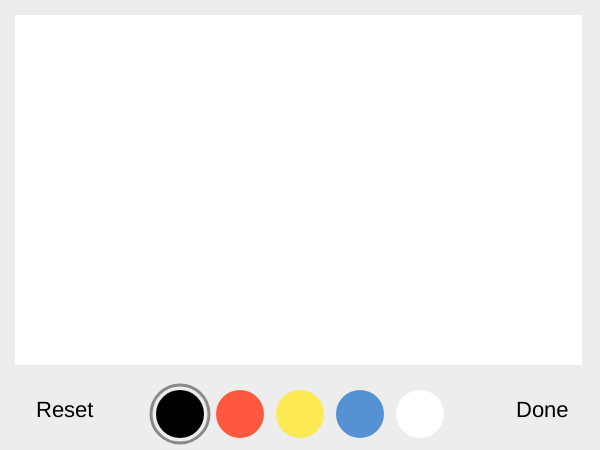
Frame 1 (no input)
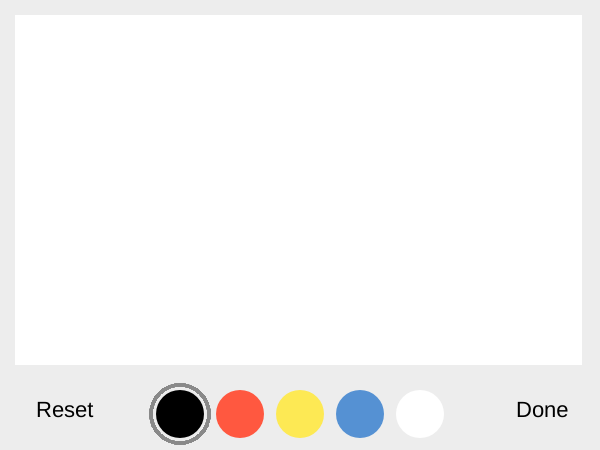
Frame 60 (no input)
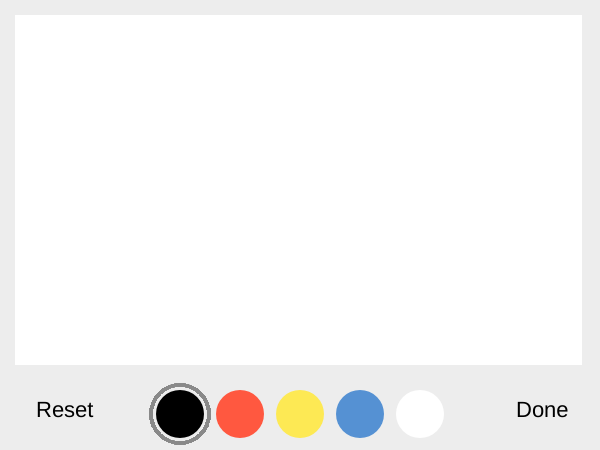
Frame 120 (the mouse pressed at the canvas centre since frame 60)

The p5.js sketch that drew these frames (run headless with seeded random() and noise() and a simulated clock; from frame 60 on, the mouse is pressed at the canvas centre):

// p5.js sketch
// ── sketch.js

  var colHeight;
  var colWidth;
  var circWidth;

  var coly;
 
  var redx;
  var redBool;
  var redCol;
  
  var bluex;
  var blueBool;
  var blueCol;
  var blueHover;
  
  var blackx;
  var blackBool;
  var blackCol;
  
  var yelx;
  var yelBool;
  var yelCol;
  
  var whitex;
  var whiteBol;
  var whiteCol;
  
  var canHeight;
  var canWidth;
  
  var paperHeight;
  var paperWidth;
  
  var currentCol;
  
  var selectGrey;
  var hoverGrey;
  var selectColorRing;
  var hoverColorRing;
  
  var backgroundGrey;
 
 function setup() {

    if (window.innerWidth < 600) {
    
    canWidth = window.innerWidth;
    canHeight=canWidth*1.33;
    createCanvas(canWidth, canHeight);
  } else if (window.innerWidth>600) {
    print("kasdkas");
    canWidth=600;
    canHeight=450;
    createCanvas(canWidth, canHeight);
  } 

  
 // colHeight = 50;
 // colWidth=650/4;
  
  circWidth=canWidth*0.08;
  
  coly=canHeight*0.92;
  
  backgroundGrey = color('#ededed');
  
  blackBool=true;
  currentCol = blackCol;
  blackx=canWidth*0.3;
 // blacky=canHeight-colHeight;
  blackCol = color(0,0,0);
   
  redBool = false;
  redCol = color(255,88,64);
  redx = canWidth*0.4;
//  redy = canHeight-colHeight;
  
  yelBool=false;
  yelCol = color(253,233,84);
  yelx = canWidth*0.5;
  //yely=canHeight-colHeight;;
  
  blueBool = false;
  blueCol = color('#5591D3');
  bluex=canWidth*0.6;
  blueHover = false;
  //bluey=canHeight-colHeight;;
  
  whiteBool = false;
  whiteCol = color('fff');
  whitex=canWidth*0.7;
  
  selectGrey = color('#898989');
 
//  hoverGrey = color('#D6D6D6');
  

  
 	//createCanvas(canWidth,canHeight);
 	background(backgroundGrey);
 	fill('#000');
 	noStroke();
 	textSize(22);
  text("Reset", canWidth*0.06, coly+3);
  text ("Done", canWidth*0.86, coly+3);

 	
 	frameRate(500);
 	
 	fill('#fff');
 	rect(15,15,canWidth-33,canHeight-100);
  
  
  fill(0);
  ellipse(blackx, coly, circWidth, circWidth); 
  
  fill(redCol);
  ellipse(redx, coly, circWidth, circWidth); 
  
  fill(yelCol);
  ellipse(yelx, coly, circWidth, circWidth);
  
  fill(blueCol);
  ellipse(bluex, coly, circWidth, circWidth);
  
  fill(whiteCol);
  ellipse(whitex, coly, circWidth, circWidth);
  
  noFill();
  stroke(blackCol);
  //hoverColorRing = new MakeHoverColorRing();
	selectColorRing = new MakeSelectColorRing();
	strokeWeight(10)
	
}


function draw(){
  
  
//  hoverColorRing.display();
//bugbug.display();
  selectColorRing.display();
  
  
  onHover();
  cursor(CROSS);
  if (redBool==true) {
    stroke(redCol);
    //print("redbool is true");
  } else if (blueBool==true) {
    stroke (blueCol);
   // print("bluebool is true");
  } else if (blackBool==true) {
    stroke (0);
    //print("blackbool is true");
  } else if (yelBool==true) {
    stroke(yelCol);
    currentCol=yelCol;
  } else if (whiteBool==true) {
    stroke(whiteCol);
    currentCol=whiteCol;
  } else if (mouseOver(15,15,canWidth-30, canHeight-80)==true) {
  stroke(currentColor);
}
}

// painting function
function touchMoved() {
  if (mouseOver(15,15,canWidth-33, canHeight-100)==true) {
    
    // stroke('#898989');
    // strokeWeight(2);
    // noFill();
    // ellipse(50, 50, circWidth+10, circWidth+10);
    
    
	line(mouseX, mouseY, pmouseX, pmouseY);
	return false;
  } else {
    //do nothing
  }
}




function mouseOver(xloc, yloc, width, height) {
  if (mouseX >= xloc && mouseX <= xloc+width && 
      mouseY >= yloc && mouseY <= yloc+height) {
    return true;
  } else {
    return false;
  }
}


function onHover() {
  
  if (mouseOver(bluex-circWidth*0.5, coly-circWidth*0.5, circWidth, circWidth) == true) {
    blueHover=true;
    
  
   // print("blueHover true");
  } else{
    blueHover=false;
  
  //   print("blueHover false");
  }
}




function MakeSelectColorRing() {
  print("makingring");
  this.x=blackx;
  this.y=coly;
  this.color=(selectGrey);
  this.diameter = circWidth+10;
  this.previous_x = blackx;
  this.changeX = function(inputX) {
    strokeWeight(5);
    stroke(backgroundGrey);
    ellipse(this.previous_x, this.y, this.diameter, this.diameter);
    this.x = inputX;
    this.previous_x = inputX;
  }
   this.display = function() {
   	strokeWeight(3);
   	stroke(this.color);
    ellipse(this.x, this.y, this.diameter, this.diameter);
  	strokeWeight(10);
  }
  
};



// function MakeHoverColorRing() {
  
//   this.x=-400;
//   this.y=-400;
//   this.color=(hoverGrey);
//       this.display = function() {
// 	strokeWeight(3);
// 	stroke(this.color);
//   ellipse(this.x, this.y, circWidth+10, circWidth+10);
// 	strokeWeight(10);

//   }
  
// };




function mousePressed() {
 
 // print("mouse pressed");
  if (mouseOver(bluex-circWidth*0.5, coly-circWidth*0.5, circWidth, circWidth) == true) {
    noStroke();
    blueBool=true;
    redBool = false;
    blackBool=false;
    yelBool=false;
    whiteBool=false;
    selectColorRing.changeX(bluex);
  } else if (mouseOver(redx-circWidth*0.5, coly-circWidth*0.5, circWidth, circWidth) == true) {
    noStroke();
    redBool=true;
    blueBool = false;
    blackBool=false;
    yelBool=false;
    whiteBool=false;
    selectColorRing.changeX(redx);
   // selectColorRing.y=300;
  } else if (mouseOver(blackx-circWidth*0.5, coly-circWidth*0.5, circWidth, circWidth)==true){
    noStroke();
    blackBool=true;
    blueBool = false;
    redBool=false;
    yelBool=false;
    whiteBool=false;
    selectColorRing.changeX(blackx);

  } else if (mouseOver(yelx-circWidth*0.5, coly-circWidth*0.5, circWidth, circWidth)==true){
    noStroke();
    yelBool=true;
    blueBool = false;
    redBool=false;
    blackBool = false;
    whiteBool=false;
    selectColorRing.changeX(yelx);
} else if (mouseOver(whitex-circWidth*0.5, coly-circWidth*0.5, circWidth, circWidth)==true){
    whiteBool=true;
    blueBool = false;
    redBool=false;
    blackBool = false;
    yelBool=false;
    selectColorRing.changeX(whitex);
    //selectColorRing.x=whitex;

} else if (mouseOver(0,canHeight*0.85,150,100)==true){
  print("undo");
  setup();
} else if (mouseOver(canWidth-150,canHeight*0.85,150,100)==true){
  print("done");
}
}



// ── style.css
html, body {
      max-width:100%;
     max-height:100%;
     overflow:hidden;
}

body {

	 justify-content: center;
	 text-align: center;
	 background-color: #f5f5f5;
}

h1 {
	font-family: Arial;

}
